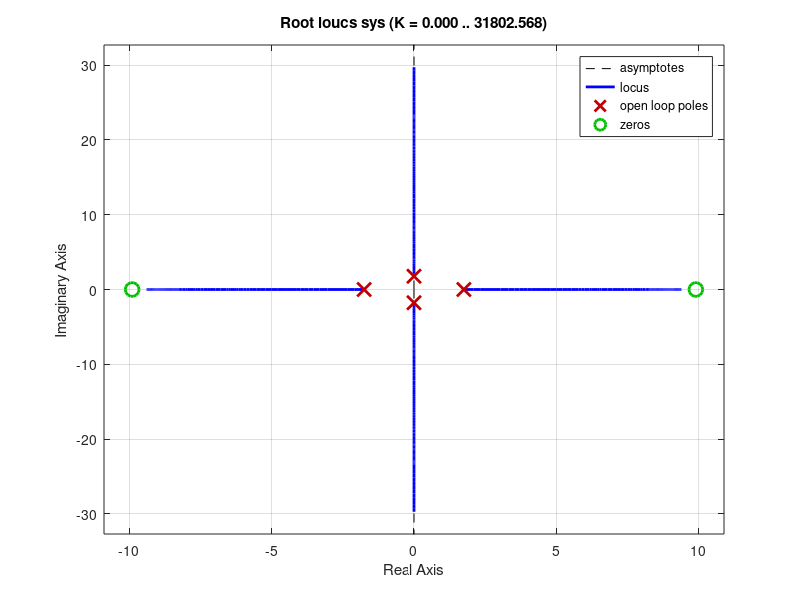

Reproduce this figure in MATLAB.
% Define the transfer function of the open-loop system
numerator = [-2000, 0, 196200];          % Coefficients of the numerator
denominator = [-80050, 0, -2905, 0, 766161];   % Coefficients of the denominator
sys = tf(numerator, denominator);
rlocus (sys)